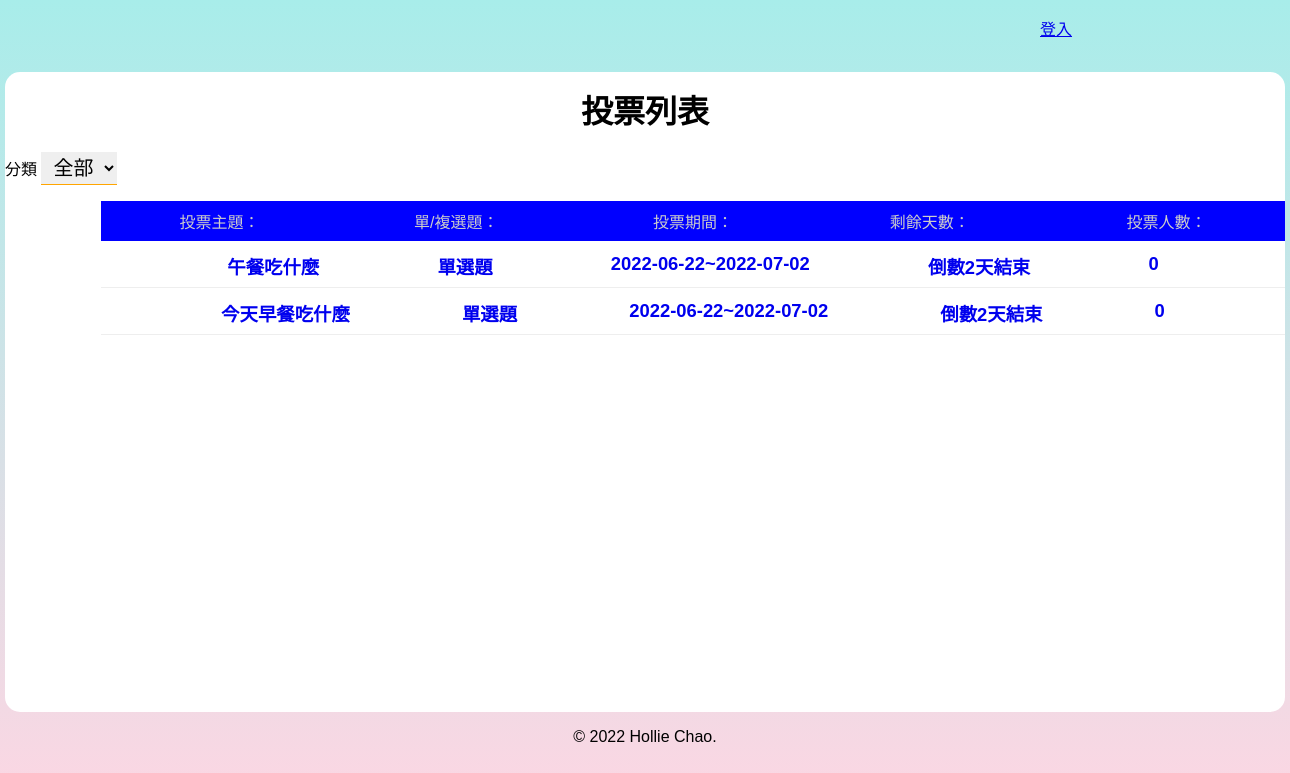
Page /?order=remain&type=asc on the earlier database version.
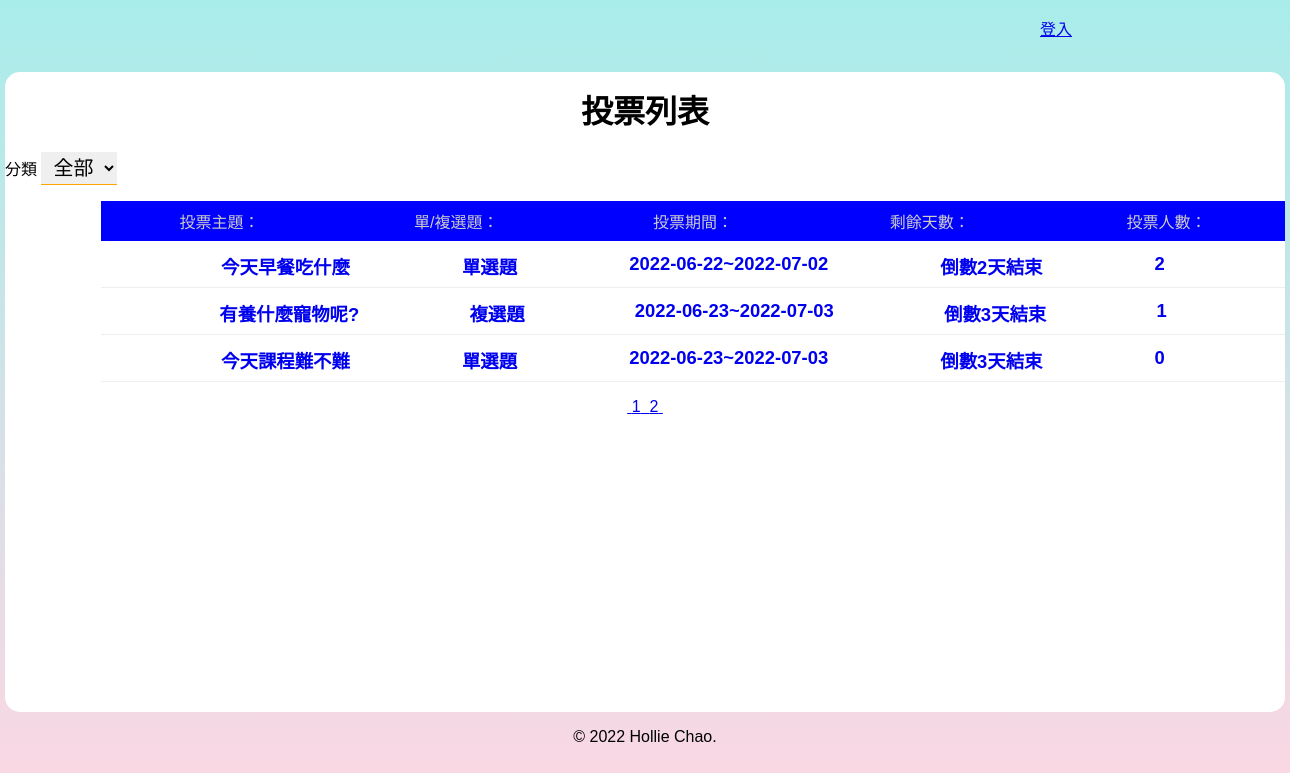
Same page on the later database version.
### tables this page shows
CREATE TABLE `subjects` (
  `id` int(11) UNSIGNED NOT NULL COMMENT '序號',
  `subject` varchar(128) NOT NULL COMMENT '主題描述',
  `type_id` int(11) NOT NULL COMMENT '主題類別',
  `multiple` tinyint(1) NOT NULL DEFAULT 0 COMMENT '單/複選',
  `mulit_limit` tinyint(4) NOT NULL DEFAULT 1 COMMENT '單/複選項目數',
  `start` date NOT NULL COMMENT '開始時間',
  `end` date NOT NULL COMMENT '結束時間',
  `total` int(11) UNSIGNED NOT NULL DEFAULT 0 COMMENT '投票人數統計'
);

### api/base.php (called while the page is built, shortened)
<?php
function pdo(){
    $dsn="mysql:host=localhost;charset=utf8;dbname=vote";
    return new PDO($dsn,'root','');
}
function all($table,...$arg){
    $pdo=pdo();
    $sql="SELECT * FROM $table ";
    switch(count($arg)){
        case 2:
            if(!empty($arg[0])){
                foreach($arg[0] as $key => $value){
                    $tmp[]="`$key`='$value'";
                }
                        $sql.=" WHERE ". implode(" AND " ,$tmp) . $arg[1];
            }else{
                $sql.=$arg[1];
            }
        break;
        }
        return $pdo->query($sql)->fetchAll(PDO::FETCH_ASSOC);
    }
function math($table,$math,$col,...$arg){
    $pdo=pdo();
    $sql="SELECT $math(`$col`) FROM $table ";
        return $pdo->query($sql)->fetchColumn();
    }
?>

### front/vote_list.php (the view, shortened to what this page needs)
<?php
$p="";
$querystr="";
if(isset($_GET['order'])){
  $querystr="&order={$_GET['order']}&type={$_GET['type']}";
}
$queryfilter="";
?>
<h1>投票列表</h1>
<div>
  <label for="types">分類</label>
    <select name="types" id="types" onchange="location.href=`?filter=${this.value}<?=$p;?><?=$querystr;?>`">
      <option value="0">全部</option>
    </select>
  </div>
    <div>
  <ul class="list">
    <li class="list-header">
      <div>投票主題：</div>
      <?php
      if (isset($_GET['type']) && $_GET['type'] == 'asc') {
      ?>
      <div><a href="?order=multiple&type=desc<?=$p;?><?=$queryfilter?>">單/複選題：</a></div>
      <?php
      } else {
      ?>
      <div><a href="?order=multiple&type=asc<?=$p;?><?=$queryfilter?>">單/複選題：</a></div>
      <?php
      }
      ?>
      <?php
      if (isset($_GET['type']) && $_GET['type'] == 'asc') {
      ?>
      <div><a href="?order=end&type=desc<?=$p;?><?=$queryfilter?>">投票期間：</a></div>
      <?php
      } else {
      ?>
      <div><a href="?order=end&type=asc<?=$p;?><?=$queryfilter?>">投票期間：</a></div>
      <?php
      }
      ?>
      <?php
      if (isset($_GET['type']) && $_GET['type'] == 'asc') {
      ?>
      <div><a href="?order=remain&type=desc<?=$p;?><?=$queryfilter?>">剩餘天數：</a></div>
      <?php
      }else{
      ?>
      <div><a href="?order=remain&type=asc<?=$p;?><?=$queryfilter?>">剩餘天數：</a></div>
      <?php
      }
      ?>
      <?php
      if (isset($_GET['type']) && $_GET['type'] == 'asc') {
      ?>
        <div><a href='?order=total&type=desc<?=$p;?><?=$queryfilter?>'>投票人數：</a></div>
      <?php
      } else {
      ?>
        <div><a href='?order=total&type=asc<?=$p;?><?=$queryfilter?>'>投票人數：</a></div>
      <?php
      }
      ?>
    </li>
    <?php
    $orderStr = '';
    if (isset($_GET['order'])) {
      if($_GET['order']=='remain'){
        $orderStr = "ORDER BY DATEDIFF(`end`,now()) {$_SESSION['order']['type']}";
      }else{
        $orderStr = "ORDER BY `{$_SESSION['order']['col']}` {$_SESSION['order']['type']}";
      }
    }
    $filter=[];
    $total= math('subjects','count','id',$filter);
    $div=3;
    $pages=ceil($total/$div);
    $now=isset($_GET['p'])?$_GET['p']:1;
    $start=($now-1)*$div;
    $page_rows=" limit $start,$div";
    $subjects = all('subjects',$filter, $orderStr . $page_rows);
    foreach ($subjects as $subject) {
      echo "<a href='?do=vote_result&id={$subject['id']}'>";
      echo "<li class='list-items'>";
      echo "<div>{$subject['subject']}</div>";
      if ($subject['multiple'] == 0) {
        echo "<div class='text-center'>單選題</div>";
      } else {
        echo "<div class='text-center'>複選題</div>";
      }
      echo "<div class='text-center'>";
      echo $subject['start'] . "~" . $subject['end'];
      echo "</div>";
      echo "<div class='text-center'>";
      $today = strtotime("now");
      $end = strtotime($subject['end']);
      if (($end - $today) > 0) {
        $remain = floor(($end - $today) / (60 * 60 * 24));
        echo "倒數" . $remain . "天結束";
      } else {
        echo "<span style='color:grey;'>投票已截止</span>";
      }
      echo "</div>";
      echo "<div class='text-center'>{$subject['total']}</div>";
      echo "</li>";
      echo "</a>";
    }
    ?>
  </ul>
    <div class="text-center">
      <?php
      if($pages > 1) {
        for($i=1;$i<=$pages;$i++){
          echo "<a href='?p={$i}{$querystr}{$queryfilter}'>&nbsp;";
          echo $i ;
          echo "&nbsp;</a>";
        }
      }
      ?>
    </div>
</div>

Differences in the rows shown:
removed subjects: subject "午餐吃什麼", multiple "單選題", start "2022-06-22", end "2022-07-02", total "0"
changed subjects "今天早餐吃什麼": total "0" → "2"
added subjects: subject "有養什麼寵物呢?", multiple "複選題", start "2022-06-23", end "2022-07-03", total "1"
added subjects: subject "今天課程難不難", multiple "單選題", start "2022-06-23", end "2022-07-03", total "0"
Other differences:
new list line: "1"
new list line: "2"
